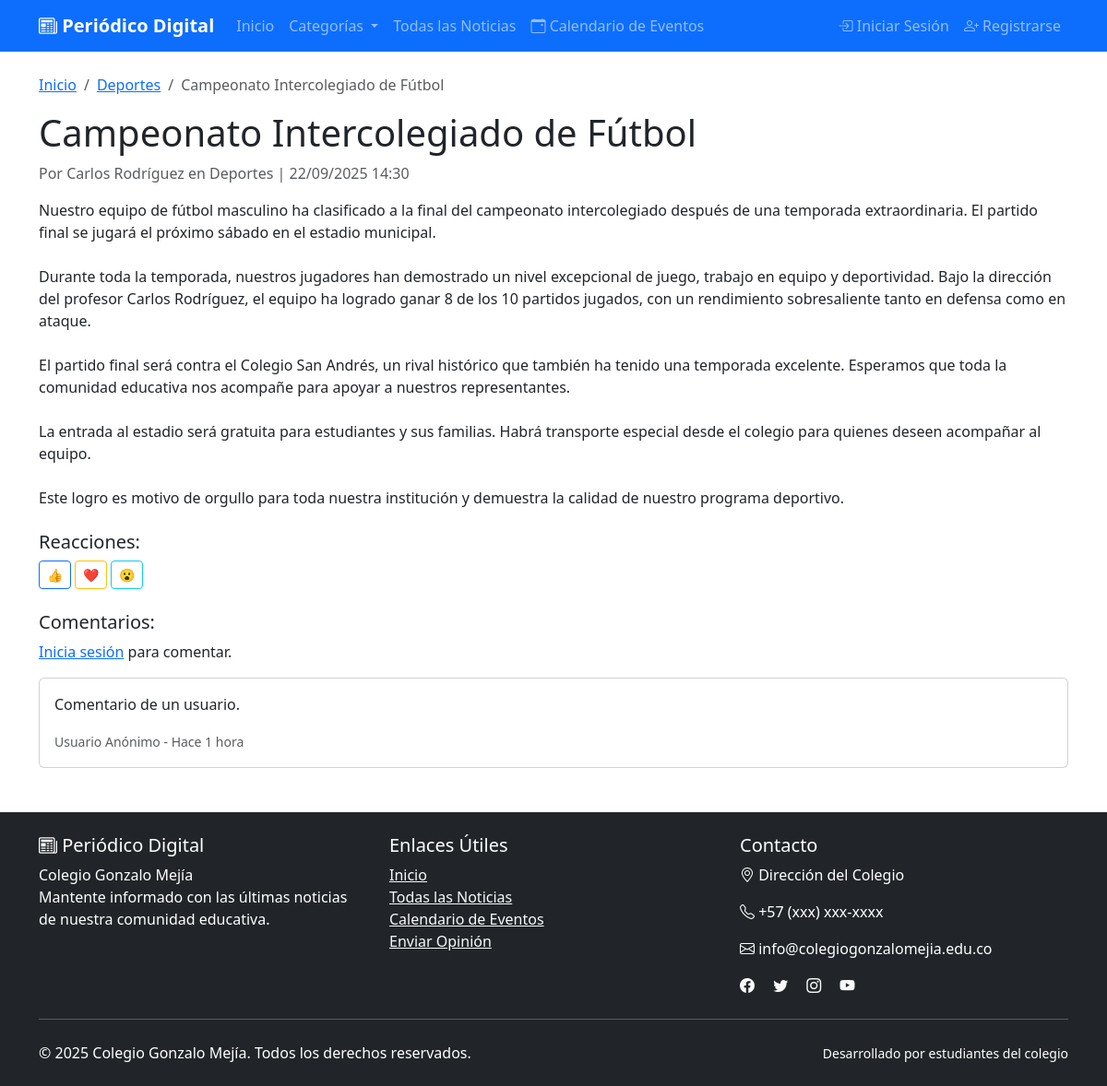
Page /vistas/noticias_detalle.php?id=2 on the committed database.
### tables this page shows
CREATE TABLE IF NOT EXISTS noticias (
    id INT AUTO_INCREMENT PRIMARY KEY,
    titulo VARCHAR(255) NOT NULL,
    contenido TEXT NOT NULL,
    resumen TEXT,
    imagen_principal VARCHAR(255),  
    id_autor INT NOT NULL,  
    id_categoria INT NOT NULL,  
    fecha_publicacion TIMESTAMP DEFAULT CURRENT_TIMESTAMP,
    destacada BOOLEAN DEFAULT FALSE,
    activa BOOLEAN DEFAULT TRUE,  
    FOREIGN KEY (id_autor) REFERENCES usuarios(id) ON DELETE CASCADE,
    FOREIGN KEY (id_categoria) REFERENCES categorias(id) ON DELETE CASCADE
);

CREATE TABLE IF NOT EXISTS categorias (
    id INT AUTO_INCREMENT PRIMARY KEY,
    nombre VARCHAR(50) UNIQUE NOT NULL,
    descripcion TEXT
);

CREATE TABLE IF NOT EXISTS usuarios (
    id INT AUTO_INCREMENT PRIMARY KEY,
    nombre VARCHAR(100) NOT NULL,
    apellido VARCHAR(100) NOT NULL,
    correo_electronico VARCHAR(150) UNIQUE NOT NULL,
    contrasena_hash VARCHAR(255) NOT NULL,  
    tipo_usuario ENUM('invitado', 'miembro', 'redactor', 'admin') DEFAULT 'invitado',
    fecha_registro TIMESTAMP DEFAULT CURRENT_TIMESTAMP,
    activo BOOLEAN DEFAULT TRUE
);

### vistas/noticias_detalle.php (the view, shortened to what this page needs)
<?php
include_once '../includes/header.php';
include_once '../includes/conexion.php';
include_once '../includes/navbar.php';
$id_noticia = isset($_GET['id']) ? (int)$_GET['id'] : 0;
$sql_noticia = "SELECT n.*, c.nombre AS categoria_nombre, u.nombre AS autor_nombre, u.apellido AS autor_apellido
                FROM noticias n
                JOIN categorias c ON n.id_categoria = c.id
                JOIN usuarios u ON n.id_autor = u.id
                WHERE n.id = ? AND n.activa = TRUE";
$stmt = mysqli_prepare($conexion, $sql_noticia);
mysqli_stmt_bind_param($stmt, "i", $id_noticia);
mysqli_stmt_execute($stmt);
$resultado = mysqli_stmt_get_result($stmt);
$noticia = mysqli_fetch_assoc($resultado);
?>
<div class="container mt-4">
    <nav aria-label="breadcrumb">
        <ol class="breadcrumb">
            <li class="breadcrumb-item"><a href="../index.php">Inicio</a></li>
            <li class="breadcrumb-item"><a href="noticias_categoria.php?id=<?php echo $noticia['id_categoria']; ?>"><?php echo htmlspecialchars($noticia['categoria_nombre']); ?></a></li>
            <li class="breadcrumb-item active" aria-current="page"><?php echo htmlspecialchars($noticia['titulo']); ?></li>
        </ol>
    </nav>
    <article>
        <h1><?php echo htmlspecialchars($noticia['titulo']); ?></h1>
        <p class="text-muted">Por <?php echo htmlspecialchars($noticia['autor_nombre'] . ' ' . $noticia['autor_apellido']); ?> en <?php echo htmlspecialchars($noticia['categoria_nombre']); ?> | <?php echo date('d/m/Y H:i', strtotime($noticia['fecha_publicacion'])); ?></p>
        <div class="contenido-noticia">
            <?php echo nl2br(htmlspecialchars($noticia['contenido'])); ?>
        </div>
        <div class="mt-4">
            <h5>Reacciones:</h5>
            <button class="btn btn-sm btn-outline-primary">👍</button>
            <button class="btn btn-sm btn-outline-warning">❤️</button>
            <button class="btn btn-sm btn-outline-info">😮</button>
        </div>
        <div class="mt-4">
            <h5>Comentarios:</h5>
            <?php if (isset($_SESSION['usuario_id'])): ?>
                <form method="post" action="#">
                    <div class="mb-3">
                        <label for="comentario" class="form-label">Tu comentario:</label>
                        <textarea class="form-control" id="comentario" name="comentario" rows="3" required></textarea>
                    </div>
                    <button type="submit" class="btn btn-primary">Enviar Comentario</button>
                </form>
            <?php else: ?>
                <p><a href="login.php">Inicia sesión</a> para comentar.</p>
            <?php endif; ?>
            <div class="mt-3">
                <div class="card mb-2">
                    <div class="card-body">
                        <p class="card-text">Comentario de un usuario.</p>
                        <small class="text-muted">Usuario Anónimo - Hace 1 hora</small>
                    </div>
                </div>
            </div>
        </div>
    </article>
</div>
<?php
include_once '../includes/footer.php';
?>

### rows in the picture
noticias: id_categoria.nombre "Deportes", titulo "Campeonato Intercolegiado de Fútbol", id_autor.apellido "Carlos Rodríguez", fecha_publicacion "22/09/2025 14:30", contenido "Nuestro equipo de fútbol masculino ha clasificado a la final del campeonato intercolegiado después de una temporada extraordinaria. El partido final se jugará el próximo sábado en el estadio municipal. Durante toda la temporada, nuestros jugadores han demostrado un nivel excepcional de juego, trabajo en equipo y deportividad. Bajo la dirección del profesor Carlos Rodríguez, el equipo ha logrado ganar 8 de los 10 partidos jugados, con un rendimiento sobresaliente tanto en defensa como en ataque. El partido final será contra el Colegio San Andrés, un rival histórico que también ha tenido una temporada excelente. Esperamos que toda la comunidad educativa nos acompañe para apoyar a nuestros…"
